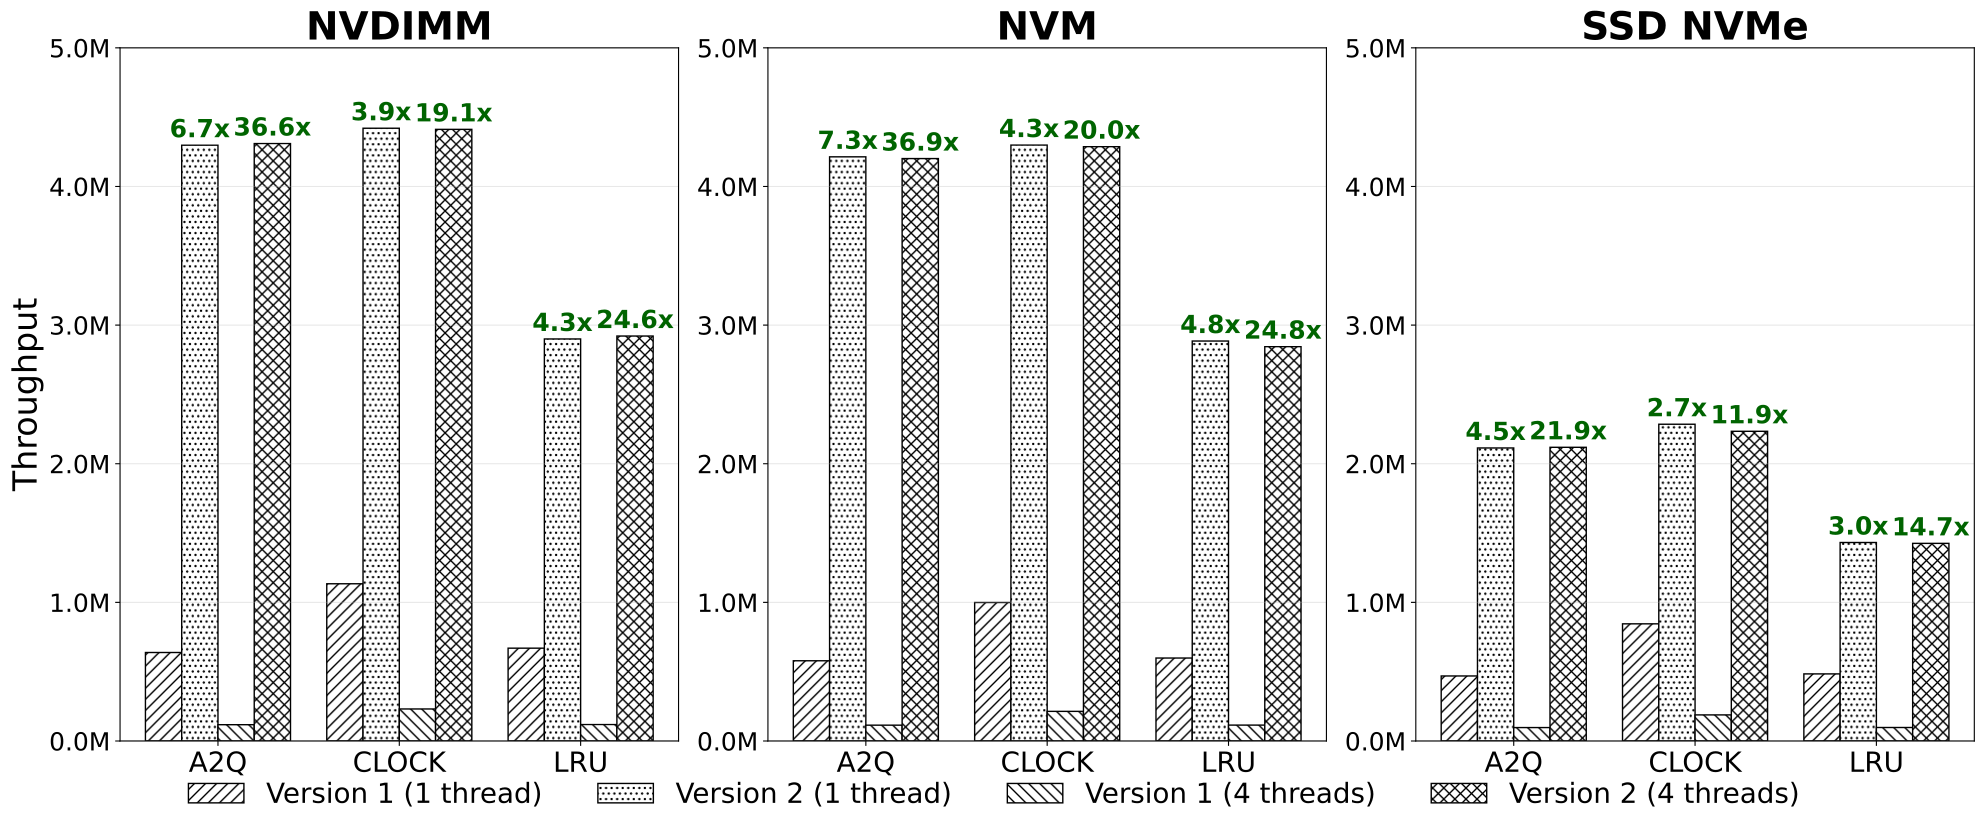

Here is the Python script that generated this plot:
#!/usr/bin/env python3
"""
Option 1: Performance Improvement Focus with Overlay Design
Shows vanilla vs optimized with grouped bars and speedup annotations
"""

import pandas as pd
import matplotlib.pyplot as plt
import numpy as np
import os
import sys
import argparse

def load_vanilla_data(csv_path):
    """Load the vanilla benchmark data"""
    if not os.path.exists(csv_path):
        raise FileNotFoundError(f"CSV file not found: {csv_path}")
    
    df = pd.read_csv(csv_path)
    print(f"Loaded {len(df)} records from vanilla CSV")
    
    # Replace SSARC with A2Q in vanilla data for consistency
    df['cache_type'] = df['cache_type'].replace('SSARC', 'A2Q')
    
    return df

def load_optimized_data(csv_path):
    """Load the optimized benchmark data and normalize column names"""
    if not os.path.exists(csv_path):
        raise FileNotFoundError(f"CSV file not found: {csv_path}")
    
    df = pd.read_csv(csv_path)
    print(f"Loaded {len(df)} records from optimized CSV")
    
    # Normalize column names to match vanilla format
    df = df.rename(columns={
        'policy_name': 'cache_type',
        'time_us': 'time_ns'  # Will convert units later
    })
    
    # Convert time from microseconds to nanoseconds
    df['time_ns'] = df['time_ns'] * 1000
    
    # Map config_name to thread_count
    df['thread_count'] = df['config_name'].map({
        'non_concurrent_default': 1,
        'concurrent_default': 4
    })
    
    # Filter out any unmapped configs
    df = df.dropna(subset=['thread_count'])
    df['thread_count'] = df['thread_count'].astype(int)
    
    return df

def calculate_throughput(df):
    """Calculate throughput in operations per second"""
    df = df.copy()
    # Throughput = record_count / (time_ns / 1e9) = record_count * 1e9 / time_ns
    df['throughput'] = df['record_count'] * 1e9 / df['time_ns']
    return df

def create_overlay_comparison_plot(vanilla_df, optimized_df, output_path):
    """Create overlay comparison plot with grouped bars"""
    
    # Calculate throughput
    vanilla_df = calculate_throughput(vanilla_df)
    optimized_df = calculate_throughput(optimized_df)
    
    # Add variant labels
    vanilla_df['variant'] = 'Version 1'
    optimized_df['variant'] = 'Version 2'
    
    # Combine data
    combined_df = pd.concat([vanilla_df, optimized_df], ignore_index=True)
    
    # Get unique storage types and rename them
    storage_type_mapping = {
        'FileStorage': 'SSD NVMe',
        'PMemStorage': 'NVM',
        'VolatileStorage': 'NVDIMM'
    }
    combined_df['storage_type'] = combined_df['storage_type'].map(storage_type_mapping)
    
    # Define custom order: NVDIMM, NVM, SSD NVMe
    storage_types = ['NVDIMM', 'NVM', 'SSD NVMe']
    cache_types = sorted(combined_df['cache_type'].unique())
    thread_counts = sorted(combined_df['thread_count'].unique())
    
    # Create figure with subplots for each storage type
    fig, axes = plt.subplots(1, 3, figsize=(20, 8))
    
    # Patterns for variants and threads (using black color only)
    patterns = {
        ('Version 1', 1): '///',        # Diagonal lines
        ('Version 1', 4): '\\\\\\',     # Reverse diagonal lines
        ('Version 2', 1): '...',      # Dots
        ('Version 2', 4): 'xxx'       # Crosses
    }
    
    for i, storage_type in enumerate(storage_types):
        ax = axes[i]
        storage_data = combined_df[combined_df['storage_type'] == storage_type]
        
        # Calculate mean throughput and min/max for each combination
        summary_stats = storage_data.groupby(['cache_type', 'thread_count', 'variant'])['throughput'].agg(['mean', 'min', 'max']).reset_index()
        
        # Set up bar positions
        x_pos = np.arange(len(cache_types))
        bar_width = 0.2
        
        # Plot bars for each combination
        for j, thread_count in enumerate(thread_counts):
            for k, variant in enumerate(['Version 1', 'Version 2']):
                data_subset = summary_stats[
                    (summary_stats['thread_count'] == thread_count) & 
                    (summary_stats['variant'] == variant)
                ]
                
                if len(data_subset) == 0:
                    continue
                
                # Calculate bar positions
                offset = (j * 2 + k - 1.5) * bar_width
                positions = x_pos + offset
                
                means = []
                error_lower = []
                error_upper = []
                for cache_type in cache_types:
                    cache_data = data_subset[data_subset['cache_type'] == cache_type]
                    if len(cache_data) > 0:
                        mean_val = cache_data['mean'].iloc[0]
                        min_val = cache_data['min'].iloc[0]
                        max_val = cache_data['max'].iloc[0]
                        means.append(mean_val)
                        # Error bars: distance from mean to min/max
                        error_lower.append(mean_val - min_val)
                        error_upper.append(max_val - mean_val)
                    else:
                        means.append(0)
                        error_lower.append(0)
                        error_upper.append(0)
                
                # Plot bars without error bars using patterns
                bars = ax.bar(positions, means, bar_width, 
                             color='white',
                             edgecolor='black',
                             hatch=patterns[(variant, thread_count)],
                             alpha=1.0,
                             label=f'{variant} ({thread_count} thread{"s" if thread_count > 1 else ""})')
                
                # Add speedup annotations for optimized bars
                if variant == 'Version 2':
                    for idx, (pos, mean_opt) in enumerate(zip(positions, means)):
                        if mean_opt > 0:
                            # Find corresponding vanilla value
                            vanilla_data = summary_stats[
                                (summary_stats['thread_count'] == thread_count) & 
                                (summary_stats['variant'] == 'Version 1') &
                                (summary_stats['cache_type'] == cache_types[idx])
                            ]
                            if len(vanilla_data) > 0:
                                mean_vanilla = vanilla_data['mean'].iloc[0]
                                if mean_vanilla > 0:
                                    speedup = mean_opt / mean_vanilla
                                    ax.annotate(f'{speedup:.1f}x', 
                                              xy=(pos, mean_opt), 
                                              xytext=(0, 2), 
                                              textcoords='offset points',
                                              ha='center', va='bottom',
                                              fontsize=18, fontweight='bold',
                                              color='darkred' if speedup < 2 else 'darkgreen')
        
        # Customize subplot
        ax.set_title(f'{storage_type}', fontsize=28, fontweight='bold')
        if i == 0:
            ax.set_ylabel('Throughput', fontsize=24)
        ax.set_xticks(x_pos)
        ax.set_xticklabels(cache_types, fontsize=20)
        ax.grid(True, alpha=0.3, axis='y')
                
        # Format y-axis to show values in millions
        ax.yaxis.set_major_formatter(plt.FuncFormatter(lambda x, p: f'{x/1e6:.1f}M'))
        ax.tick_params(axis='y', labelsize=18)
    
    # Set consistent y-axis limits across all subplots (0 to 4M)
    for ax in axes:
        ax.set_ylim(0, 5e6)
        
    # Add legend at the bottom of the entire figure (single row)
    handles, labels = axes[0].get_legend_handles_labels()
    fig.legend(handles, labels, loc='lower center', bbox_to_anchor=(0.5, -0.05), 
               ncol=4, fontsize=20, frameon=False)
    
    plt.tight_layout()
    plt.savefig(output_path, dpi=300, bbox_inches='tight')
    print(f"Option 1 plot saved to: {output_path}")
    
    return fig

def main():
    parser = argparse.ArgumentParser(description='Generate Option 1: Overlay comparison plot')
    parser.add_argument('--vanilla-csv', required=True, help='Path to vanilla benchmark CSV file')
    parser.add_argument('--optimized-csv', required=True, help='Path to optimized benchmark CSV file')
    parser.add_argument('--output', default='option1_overlay_comparison.pdf', help='Output file path')
    
    args = parser.parse_args()
    
    try:
        # Load data
        vanilla_df = load_vanilla_data(args.vanilla_csv)
        optimized_df = load_optimized_data(args.optimized_csv)
        
        # Create plot
        fig = create_overlay_comparison_plot(vanilla_df, optimized_df, args.output)
        
        print("Option 1 plot generation completed successfully!")
        
    except Exception as e:
        print(f"Error: {e}")
        sys.exit(1)

if __name__ == "__main__":
    main()
